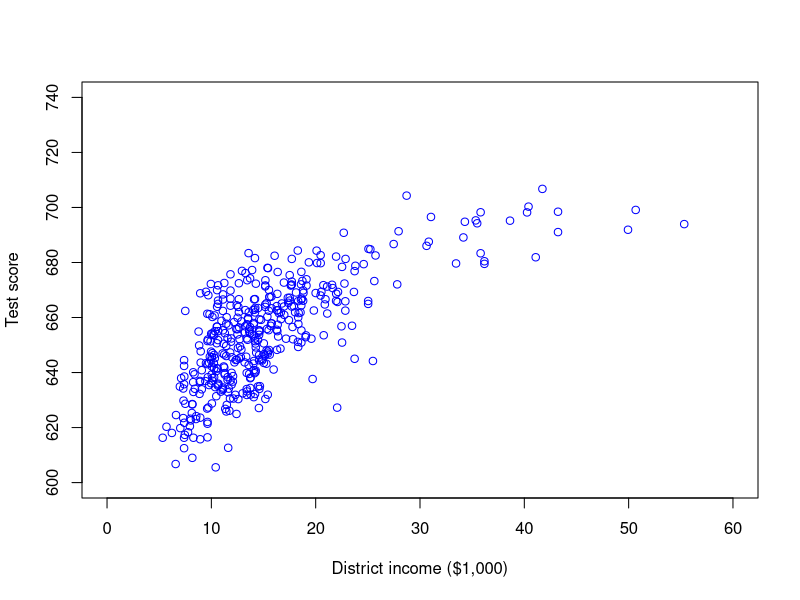
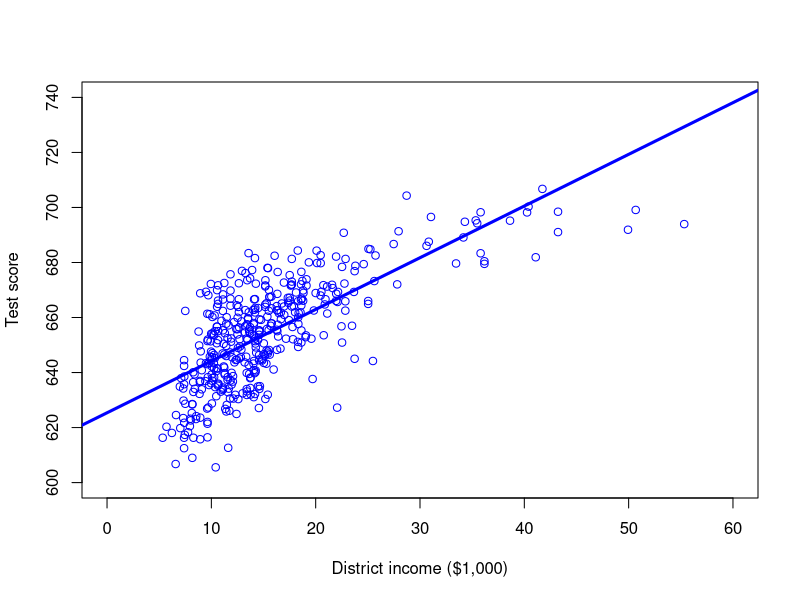
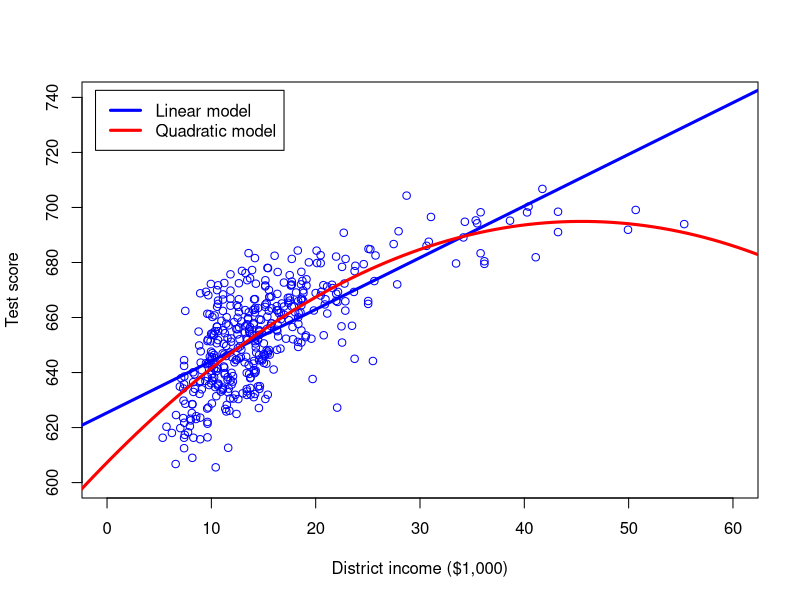

Here is the R script that generated these plots, in order:
## ---- chunk 1
library(AER) # Load Applied Econometrics with R library
library(lmtest) # Load lmtest library 
library(parameters) # Load parameters library 
data(CASchools) # Load CASchools data
# Generate a couple of useful variables
CASchools$STR <- CASchools$students/CASchools$teachers  # Student-teacher ratio
CASchools$Score <- (CASchools$read + CASchools$math)/2  # Student test score
## ---- chunk 2
# Scatter plot of Score against STR
plot(CASchools$income,CASchools$Score,
     xlab = "District income ($1,000)", # Label x-axis
     ylab = "Test score", # Label y-axis
     col = "blue", # Make the data points blue
     xlim = c(0, 60), # Range of x-values in plot
     ylim = c(600, 740)) # Range of y-values in plot
## ---- chunk 3
# Estimate simple linear regression Score = b0 + b1*income + u
lm1 <- lm(Score ~ income, data = CASchools) # Assign OLS output to to lm1 list
# Scatter plot of Score against STR
plot(CASchools$income,CASchools$Score,
     xlab = "District income ($1,000)", # Label x-axis
     ylab = "Test score", # Label y-axis
     col = "blue", # Make the data points blue
     xlim = c(0, 60), # Range of x-values in plot
     ylim = c(600, 740)) # Range of y-values in plot
# Add simple linear sample regression function
abline(lm1,
       lwd = 3,
       col = "blue")
## ---- chunk 4
# Creating income^2
CASchools$income2 <- CASchools$income^2
# Estimate simple linear regression, assign to lm1
lm1 <- lm(Score ~ income, data = CASchools)
parameters(lm1)
# Estimate polynomial regression, assign to lm2
lm2 <- lm(Score ~ income + income2, data = CASchools) 
parameters(lm2)
## ---- chunk 5
# Define estimated polynomial regression function
nonlinregfct <- function(x){lm2$coefficients["(Intercept)"] +
                            lm2$coefficients["income"]*x +
                            lm2$coefficients["income2"]*x^2}
# Scatter plot of Score against STR
plot(CASchools$income,CASchools$Score,
     xlab = "District income ($1,000)", # Label x-axis
     ylab = "Test score", # Label y-axis
     col = "blue", # Make the data points blue
     xlim = c(0, 60), # Range of x-values in plot
     ylim = c(600, 740)) # Range of y-values in plot
# Add simple linear sample regression function
abline(lm1,
       lwd = 3,
       col = "blue")
curve(nonlinregfct,
      from = -10, to = 70, # Evaluate in x values from 5 to 35
      lwd = 3,
      col = "red",
      add = TRUE)
# Add legends to the plot (in the top-right corner)
legend("topleft", inset = 0.02, 
       legend = c("Linear model", "Quadratic model"),
       col = c("blue", "red"), 
       lwd = 3:3)
## ---- chunk 6
# F-test (heteroskedasticity robust) of H_0: beta_1 = beta_2 = 0
linearHypothesis(lm2, c("income=0", "income2=0"), white.adjust = "hc1")
